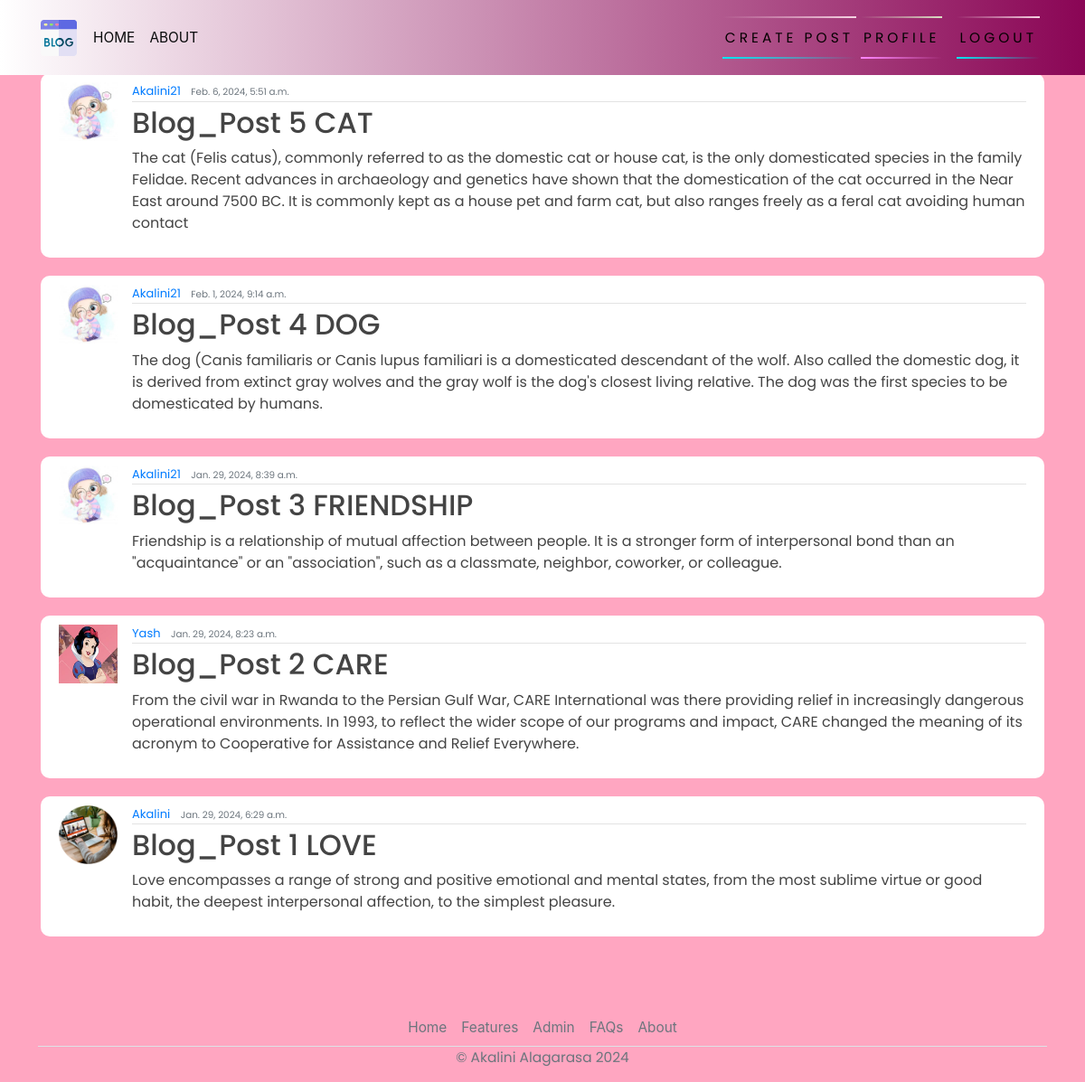
The app's page / (signed in) with its own data.
### blog/models.py (models this page shows, shortened)
class Post(models.Model):
    title = models.CharField(max_length=200)
    content = models.TextField()
    date_posted = models.DateTimeField(default=timezone.now)
    author = models.ForeignKey(User, on_delete=models.CASCADE)

### users/models.py (models this page shows, shortened)
class Profile(models.Model):
    user = models.OneToOneField(User, on_delete=models.CASCADE)
    image = models.ImageField(default='default.jpg', upload_to='profile_pics')

### blog/views.py (the view)
# urls.py: path('', PostListView.as_view(), name="blog-home"),
class PostListView(LoginRequiredMixin, ListView):
    model = Post
    template_name = 'blog/home.html'
    context_object_name = 'posts'
    ordering = ["-date_posted"]

### blog/templates/blog/home.html
{% extends 'blog/base.html' %}
{% block content %}
{% for posts in posts %}
        <article class="media content-section">
            <img class="rounded-cirlce article-img" src="{{ posts.author.profile.image.url }}" alt="">
            <div class="media-body">
              <div class="article-metadata">
                <a class="mr-2" href="#">{{ posts.author }}</a>
                <small class="text-muted">{{ posts.date_posted }}</small>
              </div>
              <h2><a class="article-title" href="{% url 'blog-detail' posts.id %}">{{ posts.title }}</a></h2>
              <p class="article-content">{{ posts.content }}</p>
            </div>
            <br>
          </article>
    {% endfor  %}
{% endblock content %}

### blog/templates/blog/base.html (shortened to what this page needs)
{% load static %}
{% block head %}
<link href="https://bootswatch.com/5/litera/bootstrap.min.css" rel="stylesheet">
{% endblock head %}
<!DOCTYPE html>
<html>
<head>
    <link rel="stylesheet" href="https://maxcdn.bootstrapcdn.com/bootstrap/4.0.0/css/bootstrap.min.css">
    <link rel="stylesheet" href="{% static 'blog/main.css' %}">
</head>
<body>
    <header class="site-header">
      <nav class="navbar navbar-expand-md navbar-dark bg-steel fixed-top">
        <div class="container">
          <div class="collapse navbar-collapse" id="navbarToggle">
            <div class="navbar-nav mr-auto">
                {% if user.is_authenticated %}
              <a class="nav-item nav-link" href="{% url 'blog-home' %}">HOME</a>
              <a class="nav-item nav-link" href="{% url 'blog-about' %}">ABOUT</a>
            </div>
            <div class="navbar-nav">
            <a href="{% url 'blog-new' %}" id="auth-links">
                <span></span>
                <span></span>
                Create Post
            </a>
                <a href="{% url 'profile' %}" id="auth-links">
                <span></span>
                <span></span>
                Profile
            </a>
       <a href="logout.html" onclick="event.preventDefault(); document.getElementById('logout-form').submit();" id="auth-links">
    </div>
                <span></span>
                <span></span>
                Logout
                {% endif %}
            </div>
          </div>
      </nav>
    </header>
    <main role="main" class="container">
      <div class="row">
          <div class="col-md-8">
          </div>
        <div class="col-md-12">
           {% block content %}{% endblock %}
        </div>
        <div class="col-md-4">
      </div>
        <footer class="" >
          <ul class="nav justify-content-center border-bottom"  style="margin-top: 60px;">
            <li class="nav-item"><a href="#" class="nav-link px-2 text-muted">Home</a></li>
            <li class="nav-item"><a href="#" class="nav-link px-2 text-muted">Features</a></li>
            <li class="nav-item"><a href="admin/" class="nav-link px-2 text-muted">Admin</a></li>
            <li class="nav-item"><a href="#" class="nav-link px-2 text-muted">FAQs</a></li>
            <li class="nav-item"><a href="#" class="nav-link px-2 text-muted">About</a></li>
          </ul>
          <p class="text-center text-muted">&copy; Akalini Alagarasa 2024</p>
        </footer>
    </main>
</body>
</html>

### blog/static/blog/main.css (style rules this page uses)
body { background-color: rgb(56, 56, 56); margin-top: 5rem; background-size: contain; background-repeat: no-repeat; }
h1, h2, h3, h4, h5, h6, p { color: #444444; font-family: 'Poppins', sans-serif; }
ul { margin: 0; }
.bg-steel { background: linear-gradient(270deg, rgb(138, 5, 85) 0%, rgb(255, 255, 255) 100%); }
.site-header .navbar-nav .nav-link { color: #0a0b0c; }
.content-section { background: rgb(255, 255, 255); padding: 10px 20px; border-radius: 10px; margin-bottom: 20px; }
.article-title { color: #444444; }
.article-content { white-space: pre-line; }
.article-img { height: 65px; width: 65px; margin-right: 16px; }
.article-metadata { font-family: 'Poppins', sans-serif; padding-bottom: 1px; margin-bottom: 4px; font-size: 13px; border-bottom: 1px solid #e3e3e3 }
svg { width: 50px; height: 50px; }
#auth-links { font-family: 'Poppins', sans-serif; position: relative; display: inline-block; padding: 12px 3px; margin: 10px 0; color: #050101; text-decoration: none; text-transform: uppercase; transition: 0.5s; letter-spacing: 4px; overflow: hidden; margin-right: 5px; }
#auth-links:nth-child(2) { filter: hue-rotate(110deg); }
#auth-links span { position: absolute; display: block; }
#auth-links span:nth-child(1) { top: 0; left: 0; width: 100%; height: 2px; background: linear-gradient(90deg,transparent, #f6d5e3); animation: animate1 1s linear infinite; }
#auth-links span:nth-child(3) { bottom: 0; right: 0; width: 100%; height: 2px; background: linear-gradient(270deg,transparent,#03e9f4); animation: animate3 1s linear infinite; animation-delay: 0.50s; }

### blog/templates/blog/base.html (style rules this page uses)
body { background-color: #FFA6C1; }

### records on screen
Post: author.profile.image (picture), author "Akalini21", date_posted "Feb. 6, 2024, 5:51 a.m.", title "Blog_Post 5 CAT", content "The cat (Felis catus), commonly referred to as the domestic cat or house cat, is the only domesticated species in the family Felidae. Recent advances in archaeology and genetics have shown that the domestication of the cat occurred in the Near East around 7500 BC. It is commonly kept as a house pet and farm cat, but also ranges freely as a feral cat avoiding human contact"
Post: author.profile.image (picture), author "Akalini21", date_posted "Feb. 1, 2024, 9:14 a.m.", title "Blog_Post 4 DOG", content "The dog (Canis familiaris or Canis lupus familiari is a domesticated descendant of the wolf. Also called the domestic dog, it is derived from extinct gray wolves and the gray wolf is the dog's closest living relative. The dog was the first species to be domesticated by humans."
Post: author.profile.image (picture), author "Akalini21", date_posted "Jan. 29, 2024, 8:39 a.m.", title "Blog_Post 3 FRIENDSHIP", content "Friendship is a relationship of mutual affection between people. It is a stronger form of interpersonal bond than an \"acquaintance\" or an \"association\", such as a classmate, neighbor, coworker, or colleague."
Post: author.profile.image (picture), author "Yash", date_posted "Jan. 29, 2024, 8:23 a.m.", title "Blog_Post 2 CARE", content "From the civil war in Rwanda to the Persian Gulf War, CARE International was there providing relief in increasingly dangerous operational environments. In 1993, to reflect the wider scope of our programs and impact, CARE changed the meaning of its acronym to Cooperative for Assistance and Relief Everywhere."
Post: author.profile.image (picture), author "Akalini", date_posted "Jan. 29, 2024, 6:29 a.m.", title "Blog_Post 1 LOVE", content "Love encompasses a range of strong and positive emotional and mental states, from the most sublime virtue or good habit, the deepest interpersonal affection, to the simplest pleasure."
